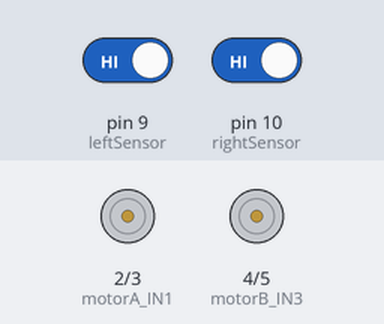
Bench run of a sketch on a simulated Arduino Uno, built with avr-gcc and run on an emulated ATmega328P. Shown: motor-driver pin pairs drawn as motors (green arrow = first pin HIGH = forward, orange = second pin HIGH = backward, longer = more drive, scaled by the enable pin). The inputs (shaded band) are chosen by the test bench; at power-on: pin 9 (leftSensor) HIGH, pin 10 (rightSensor) HIGH.

Above: at 1.2 s.
1.3 s: pin 9 (leftSensor) driven LOW
At 1.8 s:
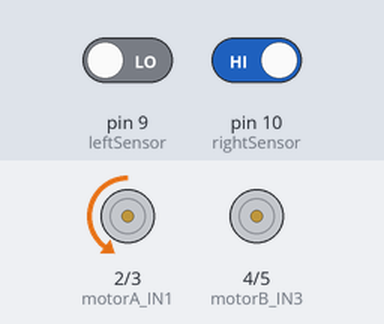
2.8 s: pin 10 (rightSensor) driven LOW
At 4.0 s:
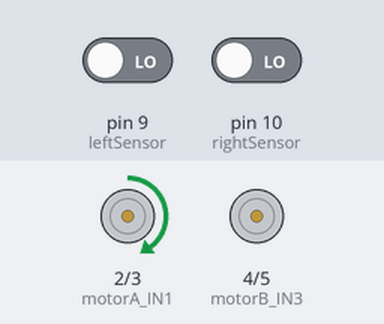
4.3 s: pin 9 (leftSensor) driven HIGH
Timing chart, 0 to 7.3 s (numbered marks = the images above; inputs shaded):
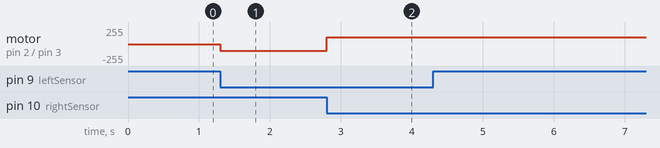

The sketch:

Line_follower_Nano.ino
```cpp
const int motorA_IN1 = 2;
const int motorA_IN2 = 3;
const int motorB_IN3 = 4;
const int motorB_IN4 = 5;
const int motorA_ENA = 6;
const int motorB_ENB = 7;

const int leftSensor = 9;
const int rightSensor = 10;

void setup() {
  pinMode(motorA_IN1, OUTPUT);
  pinMode(motorA_IN2, OUTPUT);
  pinMode(motorB_IN3, OUTPUT);
  pinMode(motorB_IN4, OUTPUT);
  pinMode(motorA_ENA, OUTPUT);
  pinMode(motorB_ENB, OUTPUT);
  pinMode(leftSensor, INPUT);
  pinMode(rightSensor, INPUT);

  stopMotors();
}

void loop() {
  int Statel = digitalRead(leftSensor);
  int Stater = digitalRead(rightSensor);

  if (Statel == LOW && Stater == LOW) {
    moveForward();
  }
  else if (Statel == HIGH && Stater == LOW) {
    turnRight();
  }
  else if (Statel == LOW && Stater == HIGH) {
    turnLeft();
  }
  else {
    stopMotors();
  }
}

void moveForward() {
  digitalWrite(motorA_IN1, HIGH);
  digitalWrite(motorA_IN2, LOW);
  digitalWrite(motorB_IN3, HIGH);
  digitalWrite(motorB_IN4, LOW);
  analogWrite(motorA_ENA, 100); // Adjust speed if needed
  analogWrite(motorB_ENB, 100); // Adjust speed if needed
}

void turnRight() {
  digitalWrite(motorA_IN1, HIGH);
  digitalWrite(motorA_IN2, LOW);
  digitalWrite(motorB_IN3, LOW);
  digitalWrite(motorB_IN4, HIGH);
  analogWrite(motorA_ENA, 100);
  analogWrite(motorB_ENB, 100);
}

void turnLeft() {
  digitalWrite(motorA_IN1, LOW);
  digitalWrite(motorA_IN2, HIGH);
  digitalWrite(motorB_IN3, HIGH);
  digitalWrite(motorB_IN4, LOW);
  analogWrite(motorA_ENA, 100);
  analogWrite(motorB_ENB, 100);
}

void stopMotors() {
  digitalWrite(motorA_IN1, LOW);
  digitalWrite(motorA_IN2, LOW);
  digitalWrite(motorB_IN3, LOW);
  digitalWrite(motorB_IN4, LOW);
  analogWrite(motorA_ENA, 0);
  analogWrite(motorB_ENB, 0);
}
```

Measured:
- after the input at 1.3 s, motor on pin 2 (motorA_IN1) / pin 3 (motorA_IN2): stopped → backward 100/255 at once
- after the input at 2.8 s, motor on pin 2 (motorA_IN1) / pin 3 (motorA_IN2): backward 100/255 → forward 100/255 at once
